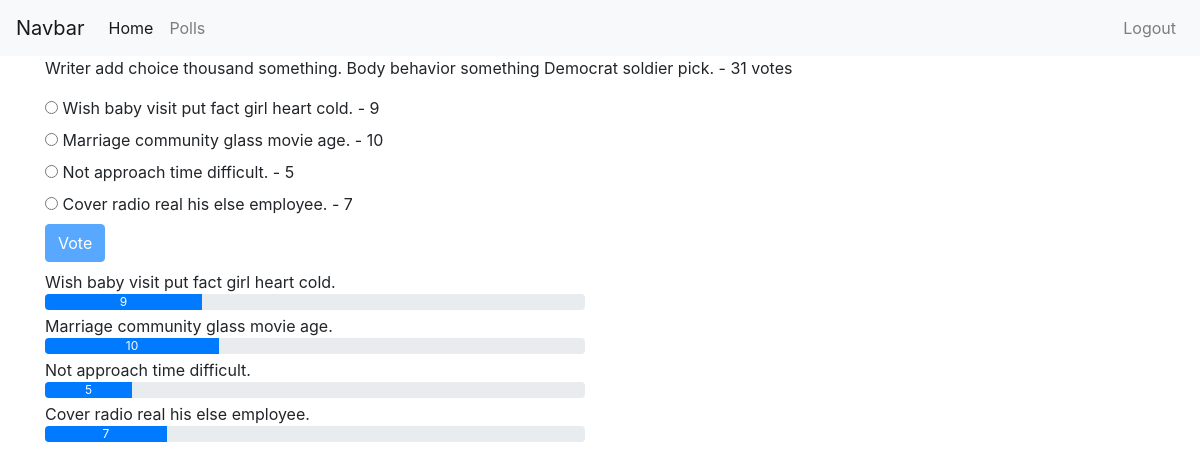
The page /polls/details/4 (signed in) on the database its author committed.
### polls/models.py (models this page shows, shortened)
class Poll(models.Model):
    owner = models.ForeignKey(User, on_delete=models.CASCADE, default=1)
    text = models.CharField(max_length=255)
    pub_date = models.DateField()
    def __str__(self):
        return self.text
    def user_can_vote(self, user):
        user_vote = user.vote_set.all()
        qs = user_vote.filter(poll=self)
        if qs.exists():
            return False
        return True
    @property
    def num_votes(self):
        return self.vote_set.count()
    def get_results_dict(self):
        res = []
        for choice in self.choice_set.all():
            d = {}
            d['text'] = choice.choice_text
            d['num_votes'] = choice.num_votes
            if not self.num_votes:
                d['percentage'] = 0
            else:
                d['percentage'] = choice.num_votes / self.num_votes * 100
            res.append(d)
        return res

class Choice(models.Model):
    poll = models.ForeignKey(Poll, on_delete=models.CASCADE)
    choice_text = models.CharField(max_length=255)
    @property
    def num_votes(self):
        return self.vote_set.count()

### polls/views.py (the view)
# urls.py: path('details/<int:poll_id>', views.poll_detail, name='detail'),
@login_required
def poll_detail(request, poll_id):
    poll = get_object_or_404(Poll, id=poll_id)
    user_can_vote = poll.user_can_vote(request.user)
    results = poll.get_results_dict()
    context = {'poll': poll, 'user_can_vote': user_can_vote, 'results': results}
    return render(request, 'polls/poll_detail.html', context)

### polls/templates/polls/poll_detail.html (shortened to what this page needs)
{% extends 'base.html' %}
{% block content %}
<div class="container">
    <p>{{ poll }} - {{poll.num_votes}} votes</p>
    <form action="{% url 'polls:vote' poll.id %}" method="post">
            {% for choice in poll.choice_set.all %}
            <input type="radio"
            name="choice"
            id="choice{{ forloop.counter }}"
            value="{{choice.id}}" />
            <label for="choice{{ forloop.counter}}">{{ choice.choice_text }} - {{ choice.num_votes }}</label>
            <br/>
            {% endfor %}
            <input class="btn btn-primary mb-2" type="submit" value="Vote" {% if not user_can_vote %}disabled{% endif %} />
        </form>
        {% if not user_can_vote %}
        {% for choice_dict in results %}
            <div class="row">
                <div class="col-sm-6">
                    {{choice_dict.text}}
                    <div class="progress mb-1">
                        <div class="progress-bar"
                        role="progressbar"
                        style="width: {{choice_dict.percentage}}%;">{{ choice_dict.num_votes }}</div>
                    </div>
                </div>
            </div>
                {% endfor %}
        {% else %}
                <p>Vote to seee results!</p>
        {% endif %}
</div>
{% endblock %}

### rows shown on the page
Poll: text "Writer add choice thousand something. Body behavior something Democrat soldier pick.", num_votes "31"
Choice: choice_text "Wish baby visit put fact girl heart cold.", num_votes "9", text "Wish baby visit put fact girl heart cold."
Choice: choice_text "Marriage community glass movie age.", num_votes "10", text "Marriage community glass movie age."
Choice: choice_text "Not approach time difficult.", num_votes "5", text "Not approach time difficult."
Choice: choice_text "Cover radio real his else employee.", num_votes "7", text "Cover radio real his else employee."

### other values the page prints
{{ choice_dict.num_votes }} "9" "10" "5" "7"
